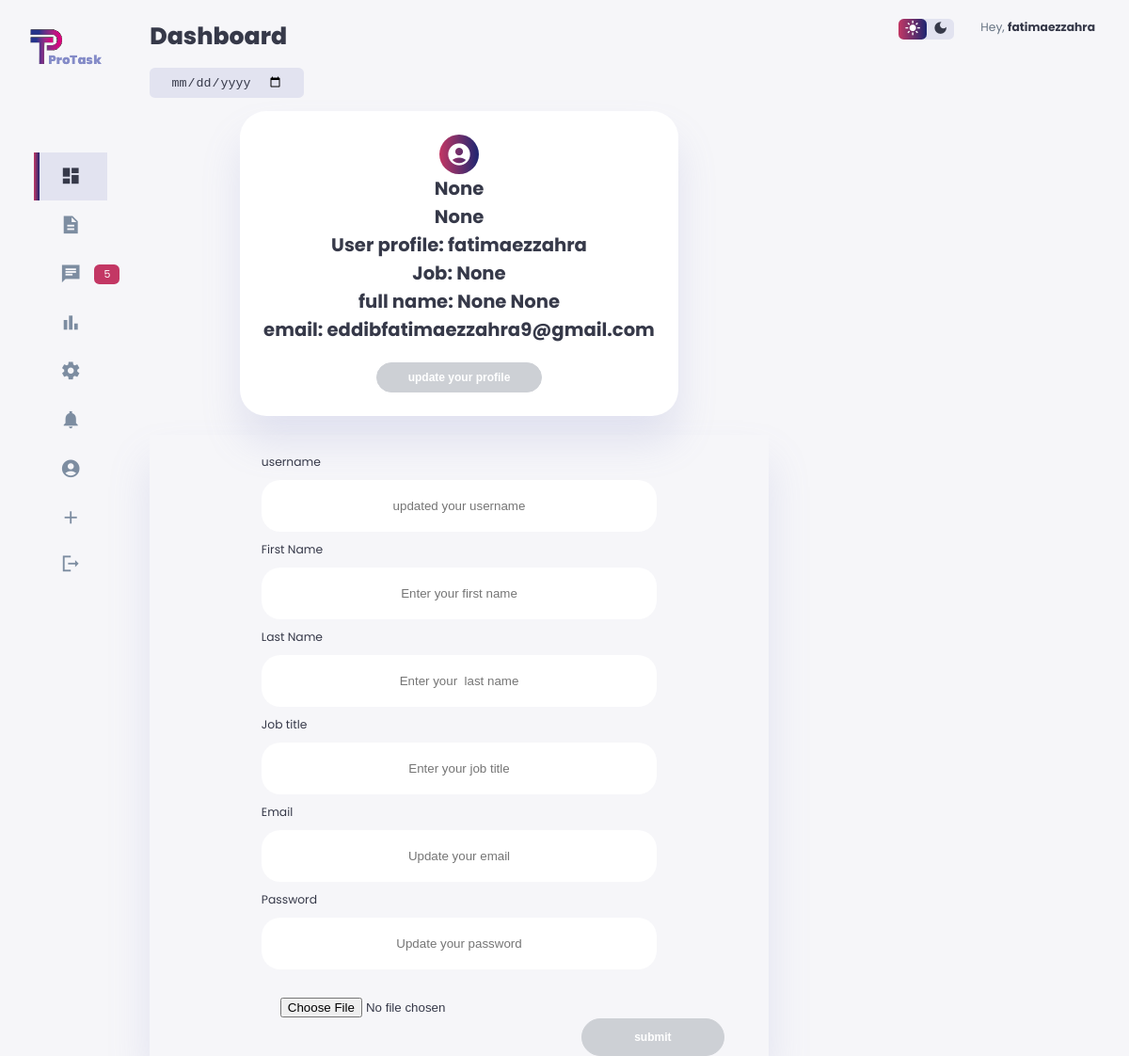
The app's page /profile/2 (signed in) with its own data.
### website/models.py (models this page shows)
class User(db.Model, UserMixin):
    id = db.Column(db.Integer(), primary_key=True)
    first_name = db.Column(db.String(20))
    last_name = db.Column(db.String(20))
    job = db.Column(db.String(20))
    username = db.Column(db.String(20), nullable=False, unique=True)
    email = db.Column(db.String(20), nullable=False, unique=True)
    password = db.Column(db.String(100), nullable=False)
    date_created = db.Column(db.DateTime(timezone=True), default=func.now())
    picture = db.Column(db.LargeBinary())
    mimetype = db.Column(db.Text)
    filename = db.Column(db.Text)
    task = db.relationship('Task', backref='user', passive_deletes=True)
    comment = db.relationship('Comment', backref='user', passive_deletes=True)

### website/views.py (the view, shortened to what this page needs)
@views.route("/profile/<id>", methods=["POST", "GET"])
@login_required
def profile(id):
    profile = User.query.get_or_404(id)
    return render_template("profile.html", user=current_user, id=current_user.id,)

### website/views.py
class SearchForm(FlaskForm):
    searched = StringField("Searched", validators=[DataRequired()])
    submit = SubmitField("Submit")

### website/__init__.py (called while the page is built)
def create_app():
    app.config['SECRET_KEY'] = "0929653ee74200d1322c11721a9e5f27af2d35901a38c0c1f4a7319cde1d8234"
    app.config["SQLALCHEMY_DATABASE_URI"] = f"sqlite:///{DB_NAME}"
    from .views import views
    from .auth import auth
    from .models import User, Task, FinishedTask, Comment, Search
    app.register_blueprint(views, url_prefix="/")
    app.register_blueprint(auth, url_prefix="/")
    with app.app_context():
        db.init_app(app)
        db.create_all()
    login_manager = LoginManager()
    login_manager.login_view = "auth.login"
    login_manager.init_app(app)
    @login_manager.user_loader
    def load_user(id):
        return User.query.get(int(id))
    return app

### website/views.py (called while the page is built)
@views.context_processor
def base():
    form = SearchForm()
    return dict(form=form)

### website/templates/profile.html (shortened to what this page needs)
<!DOCTYPE html>
<html lang="en">
<head>
    <link rel="stylesheet" href="{{url_for('static',filename='style.css')}}">
</head>
<body>
    <div class="container">
        <aside>
            <div class="top">
                <div class="logo">
                    <img src="{{url_for('static',filename='images/logo1.png')}}" alt="Logo" />
                </div>
            </div>
            <div class="sidebar">
                <a href="/dashboard" class="active">
                    <span class="material-icons-sharp"> dashboard </span>
                </a>
                <a href="/description/{{current_user.id}}">
                    <span class="material-icons-sharp">description</span>
                </a>
                <a href="#">
                    <span class="material-icons-sharp">chat</span>
                    <span class="message-count">5</span>
                </a>
                <a href="/projects/{{current_user.username}}">
                    <span class="material-icons-sharp">bar_chart</span>
                </a>
                <a href="#">
                    <span class="material-icons-sharp">settings</span>
                </a>
                <a href="#">
                    <span class="material-icons-sharp">notifications</span>
                </a>
                <a href="/profile/{{current_user.id}}">
                    <span class="material-icons-sharp">account_circle</span>
                </a>
                <a href="/tasks">
                    <span class="material-icons-sharp"> add </span>
                </a>
                <a href="/logout"><span class="material-icons-sharp">logout</span>
                </a>
            </div>
        </aside>
        <main>
            <h1>Dashboard</h1>
            <div class="date">
                <input type="date" />
            </div>
            <div class="insights profile-page">
                <div class="sales">
                    <span class="material-icons-sharp">account_circle</span>
                    <div class=" middle">
                        <div class="left">
                            <picture src="{{user.picture}}" alt="">{{user.pictuer}}
                                <h2>{{user.filename}}</h2>
                                <h2>{{user.mimetype}}</h2>
                                <h2>User profile: {{user.username}}</h2>
                                <h2>Job: {{user.job}}</h2>
                                <h2>full name: {{user.first_name}} {{user.last_name}}</h2>
                                <h2>email: {{user.email}}</h2>
                                <button class="btn2"> update your profile</button>
                        </div>
                    </div>
                </div>
            </div>
            <div class="update-form">
                <form action="" enctype="multipart/form-data" method="POST">
                    <label for="username">
                        username
                    </label>
                    <input type="text" name="username" placeholder="updated your username" required>
                    <label for="first name">
                        First Name
                    </label>
                    <input type="text" name="first_name" placeholder="Enter your first name" required>
                    <label for="last name">
                        Last Name
                    </label>
                    <input type="text" name="last_name" placeholder="Enter your  last name" required>
                    <label for="job">
                        Job title
                    </label>
                    <input type="text" name="job" placeholder="Enter your job title" required>
                    <label for="email">
                        Email
                    </label>
                    <input type="email" name="email" placeholder="Update your email" required>
                    <label for="password">
                        Password
                    </label>
                    <input type="password" name="password" placeholder="Update your password" required>
                    <input type="file" name="picture">
                </form>
                    <button class="submit">submit</button>
            </div>
        </main>
        <div class=" right">
            <div class="top">
                <div class="theme-toggler">
                    <span class="material-icons-sharp active" id='light'> light_mode </span>
                    <span class="material-icons-sharp" id='dark'> dark_mode </span>
                </div>
                <div class="profile ">
                    <div class="info">
                        <p>Hey, <b>{{user.username}}</b></p>
                    </div>
                </div>
            </div>
        </div>
</body>
</html>

### records on screen
User: filename "None", mimetype "None", username "fatimaezzahra", job "None", first_name "None", last_name "None", email "eddibfatimaezzahra9@gmail.com"
